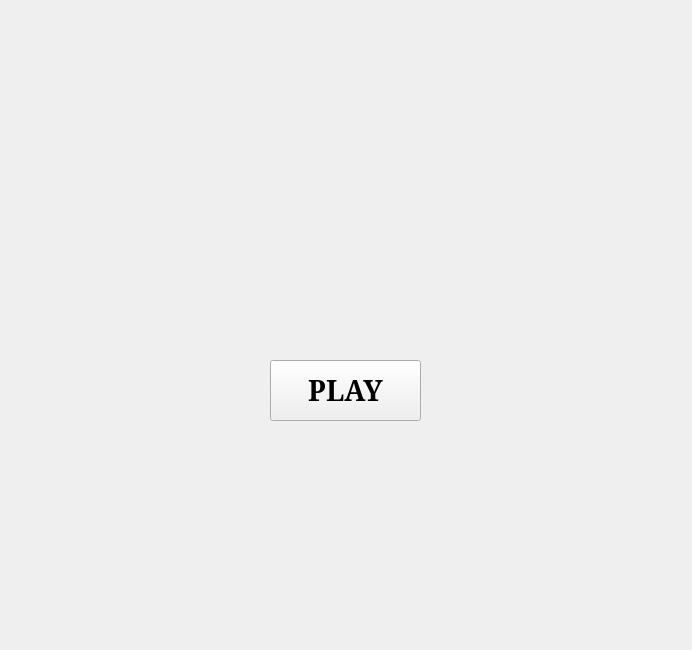
<?xml version="1.0" encoding="UTF-8"?>
<ui version="4.0">
 <class>MainWindow</class>
 <widget class="QMainWindow" name="MainWindow">
  <property name="geometry">
   <rect>
    <x>0</x>
    <y>0</y>
    <width>692</width>
    <height>650</height>
   </rect>
  </property>
  <property name="minimumSize">
   <size>
    <width>692</width>
    <height>650</height>
   </size>
  </property>
  <property name="maximumSize">
   <size>
    <width>692</width>
    <height>650</height>
   </size>
  </property>
  <property name="windowTitle">
   <string>TRIVIADOR</string>
  </property>
  <property name="styleSheet">
   <string notr="true">background-image: url(:/new/prefix1/startMeniu.png);</string>
  </property>
  <widget class="QWidget" name="centralwidget">
   <widget class="QStackedWidget" name="stackedWidget">
    <property name="geometry">
     <rect>
      <x>0</x>
      <y>0</y>
      <width>692</width>
      <height>650</height>
     </rect>
    </property>
    <property name="currentIndex">
     <number>0</number>
    </property>
    <widget class="QWidget" name="page">
     <widget class="QPushButton" name="pushButton_2">
      <property name="geometry">
       <rect>
        <x>270</x>
        <y>360</y>
        <width>151</width>
        <height>61</height>
       </rect>
      </property>
      <property name="font">
       <font>
        <family>SimSun</family>
        <pointsize>21</pointsize>
        <bold>true</bold>
       </font>
      </property>
      <property name="cursor">
       <cursorShape>PointingHandCursor</cursorShape>
      </property>
      <property name="styleSheet">
       <string notr="true">background-image: url(:/new/prefix1/background.png);
color: rgb(0, 0, 0);</string>
      </property>
      <property name="text">
       <string>PLAY</string>
      </property>
     </widget>
    </widget>
    <widget class="QWidget" name="page_2">
     <widget class="QPushButton" name="pushButton_3">
      <property name="geometry">
       <rect>
        <x>270</x>
        <y>310</y>
        <width>151</width>
        <height>61</height>
       </rect>
      </property>
      <property name="font">
       <font>
        <family>SimSun</family>
        <pointsize>18</pointsize>
        <bold>true</bold>
       </font>
      </property>
      <property name="cursor">
       <cursorShape>PointingHandCursor</cursorShape>
      </property>
      <property name="styleSheet">
       <string notr="true">background-image: url(:/new/prefix1/background.png);
color: rgb(0, 0, 0);
</string>
      </property>
      <property name="text">
       <string>LOG IN</string>
      </property>
     </widget>
     <widget class="QPushButton" name="pushButton_4">
      <property name="geometry">
       <rect>
        <x>270</x>
        <y>400</y>
        <width>151</width>
        <height>61</height>
       </rect>
      </property>
      <property name="font">
       <font>
        <family>SimSun</family>
        <pointsize>18</pointsize>
        <bold>true</bold>
       </font>
      </property>
      <property name="cursor">
       <cursorShape>PointingHandCursor</cursorShape>
      </property>
      <property name="styleSheet">
       <string notr="true">background-image: url(:/new/prefix1/background.png);
color: rgb(0, 0, 0);</string>
      </property>
      <property name="text">
       <string>SIGN UP</string>
      </property>
     </widget>
     <zorder>pushButton_4</zorder>
     <zorder>pushButton_3</zorder>
    </widget>
   </widget>
  </widget>
 </widget>
 <resources/>
 <connections/>
</ui>
